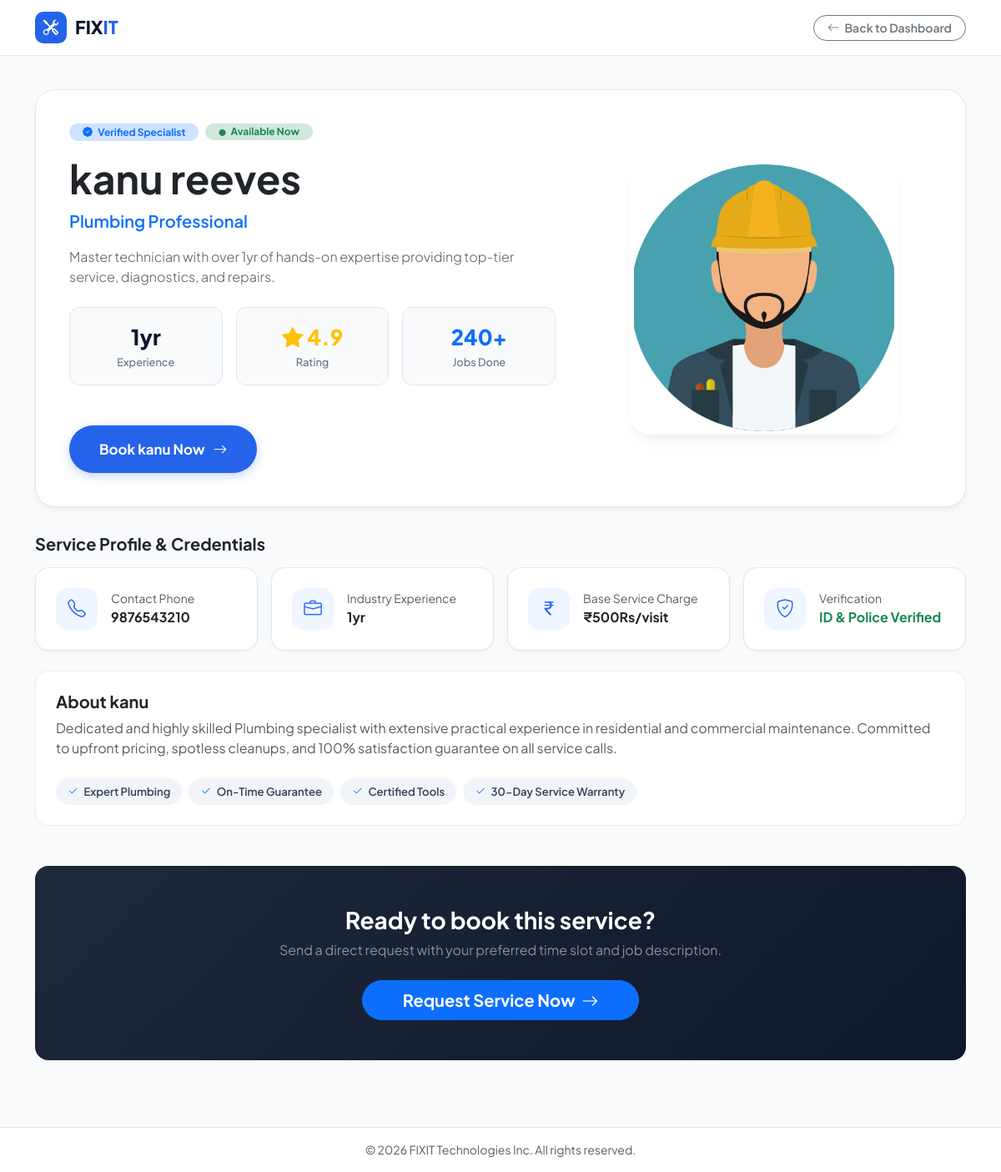
/worker/64/, run on the app's committed database.
### mainapp/models.py (models this page shows, shortened)
class Worker(models.Model):
    TITLE_CHOICES = [
        ('Mr', 'Mr.'),
        ('Ms', 'Ms.'),
    ]
    STATUS_CHOICES = [
        ('pending', 'Pending'),
        ('approved', 'Approved'),
        ('rejected', 'Rejected'),
    ]
    title = models.CharField(max_length=10, choices=TITLE_CHOICES, default='Mr')
    first_name = models.CharField(max_length=100)
    last_name = models.CharField(max_length=100)
    email = models.EmailField(max_length=100, unique=True)
    password = models.CharField(max_length=255)  # Hashed password storage
    gender = models.CharField(max_length=10, choices=[('Male', 'Male'), ('Female', 'Female')])
    phone = models.CharField(max_length=15)
    profession = models.TextField()
    experience = models.TextField()
    amount = models.TextField()
    status = models.BooleanField(default=True, )  # Worker availability
    is_approved = models.BooleanField(default=False)  # New field

### mainapp/views.py (the view)
# urls.py: path('worker/<int:worker_id>/', views.view_worker, name='view_worker'),
def view_worker(request, worker_id):
    worker = get_object_or_404(Worker, id=worker_id)
    return render(request, 'view_worker.html', {'worker': worker})

### mainapp/templates/view_worker.html (shortened to what this page needs)
{% load static %}
<!DOCTYPE html>
<html lang="en">
<head>
    <link href="https://cdn.jsdelivr.net/npm/bootstrap@5.3.3/dist/css/bootstrap.min.css" rel="stylesheet">
    <link rel="stylesheet" href="https://cdnjs.cloudflare.com/ajax/libs/bootstrap-icons/1.11.3/font/bootstrap-icons.min.css">
</head>
<body>
    <nav class="dash-navbar">
        <div class="container">
            <div class="d-flex align-items-center justify-content-between">
                <a class="brand-logo-wrap" href="{% url 'user_dashboard' %}">
                    <div class="brand-icon-box"><i class="bi bi-tools"></i></div>
                    <h1 class="brand-name">FIX<span>IT</span></h1>
                </a>
                <a href="{% url 'user_dashboard' %}" class="btn btn-outline-secondary btn-sm rounded-pill px-3 fw-semibold">
                    <i class="bi bi-arrow-left me-1"></i> Back to Dashboard
                </a>
            </div>
        </div>
    </nav>
    <main class="profile-page-content">
        <div class="container">
            <div class="profile-main-card">
                <div class="row align-items-center g-5">
                    <div class="col-lg-7">
                        <div class="d-flex align-items-center gap-2 mb-3">
                            <span class="badge bg-primary-subtle text-primary fw-bold px-3 py-1 rounded-pill">
                                <i class="bi bi-patch-check-fill me-1"></i> Verified Specialist
                            </span>
                            {% if worker.status %}
                            <span class="badge bg-success-subtle text-success fw-bold px-3 py-1 rounded-pill">
                                <i class="bi bi-circle-fill me-1" style="font-size: 0.5rem;"></i> Available Now
                            </span>
                            {% else %}
                            <span class="badge bg-danger-subtle text-danger fw-bold px-3 py-1 rounded-pill">
                                <i class="bi bi-circle-fill me-1" style="font-size: 0.5rem;"></i> Currently Busy
                            </span>
                            {% endif %}
                        </div>
                        <h1 class="fw-bold text-dark display-5 mb-2">{{ worker.first_name }} {{ worker.last_name }}</h1>
                        <p class="text-primary fw-semibold fs-5 mb-3">{{ worker.profession }} Professional</p>
                        <p class="text-muted mb-4 lead fs-6">
                            Master technician with over {{ worker.experience }} of hands-on expertise providing top-tier service, diagnostics, and repairs.
                        </p>
                        <div class="d-flex gap-3 mb-5">
                            <div class="stat-badge-box">
                                <div class="stat-value">{{ worker.experience }}</div>
                                <div class="stat-label">Experience</div>
                            </div>
                            <div class="stat-badge-box">
                                <div class="stat-value text-warning"><i class="bi bi-star-fill text-warning"></i> 4.9</div>
                                <div class="stat-label">Rating</div>
                            </div>
                            <div class="stat-badge-box">
                                <div class="stat-value text-primary">240+</div>
                                <div class="stat-label">Jobs Done</div>
                            </div>
                        </div>
                        <div>
                            {% if worker.status %}
                            <a href="{% url 'send_request' worker.id %}" class="btn-book-action">
                                Book {{ worker.first_name }} Now <i class="bi bi-arrow-right"></i>
                            </a>
                            {% else %}
                            <button class="btn btn-secondary rounded-pill px-4 py-3 fw-semibold" disabled>
                                <i class="bi bi-clock-history me-1"></i> Currently Busy / In Service
                            </button>
                            {% endif %}
                        </div>
                    </div>
                    <div class="col-lg-5 text-center">
                        <div class="worker-img-wrap">
                            <img src="{% if worker.gender == 'Male' %}{% static 'images/190691.png' %}{% elif worker.gender == 'Female' %}{% static 'images/female_avatarjpg.jpg' %}{% else %}{% static 'images/190691.png' %}{% endif %}"
                                alt="{{ worker.first_name }}" class="worker-img">
                        </div>
                    </div>
                </div>
            </div>
            <h3 class="fw-bold text-dark fs-5 mb-3">Service Profile & Credentials</h3>
            <div class="row g-3 mb-4">
                <div class="col-md-6 col-lg-3">
                    <div class="info-card">
                        <div class="info-icon-box"><i class="bi bi-telephone"></i></div>
                        <div>
                            <small class="text-muted d-block">Contact Phone</small>
                            <span class="fw-bold text-dark">{{ worker.phone }}</span>
                        </div>
                    </div>
                </div>
                <div class="col-md-6 col-lg-3">
                    <div class="info-card">
                        <div class="info-icon-box"><i class="bi bi-briefcase"></i></div>
                        <div>
                            <small class="text-muted d-block">Industry Experience</small>
                            <span class="fw-bold text-dark">{{ worker.experience }}</span>
                        </div>
                    </div>
                </div>
                <div class="col-md-6 col-lg-3">
                    <div class="info-card">
                        <div class="info-icon-box"><i class="bi bi-currency-rupee"></i></div>
                        <div>
                            <small class="text-muted d-block">Base Service Charge</small>
                            <span class="fw-bold text-dark">₹{{ worker.amount }}/visit</span>
                        </div>
                    </div>
                </div>
                <div class="col-md-6 col-lg-3">
                    <div class="info-card">
                        <div class="info-icon-box"><i class="bi bi-shield-check"></i></div>
                        <div>
                            <small class="text-muted d-block">Verification</small>
                            <span class="fw-bold text-success">ID & Police Verified</span>
                        </div>
                    </div>
                </div>
            </div>
            <div class="card border border-light-subtle rounded-4 p-4 bg-white mb-5">
                <h4 class="fw-bold text-dark fs-5 mb-2">About {{ worker.first_name }}</h4>
                <p class="text-muted mb-4">
                    Dedicated and highly skilled {{ worker.profession }} specialist with extensive practical experience in residential and commercial maintenance. Committed to upfront pricing, spotless cleanups, and 100% satisfaction guarantee on all service calls.
                </p>
                <div class="d-flex flex-wrap gap-2">
                    <span class="tag-pill"><i class="bi bi-check2 text-primary me-1"></i> Expert {{ worker.profession }}</span>
                    <span class="tag-pill"><i class="bi bi-check2 text-primary me-1"></i> On-Time Guarantee</span>
                    <span class="tag-pill"><i class="bi bi-check2 text-primary me-1"></i> Certified Tools</span>
                    <span class="tag-pill"><i class="bi bi-check2 text-primary me-1"></i> 30-Day Service Warranty</span>
                </div>
            </div>
            <div class="card border-0 rounded-4 p-5 text-center text-white" style="background: linear-gradient(135deg, #1e293b 0%, #0f172a 100%);">
                <h3 class="fw-bold mb-2">Ready to book this service?</h3>
                <p class="text-white-50 mb-4">Send a direct request with your preferred time slot and job description.</p>
                {% if worker.status %}
                <div>
                    <a href="{% url 'send_request' worker.id %}" class="btn btn-primary btn-lg rounded-pill px-5 fw-bold">
                        Request Service Now <i class="bi bi-arrow-right ms-1"></i>
                    </a>
                </div>
                {% else %}
                <div>
                    <button class="btn btn-secondary btn-lg rounded-pill px-5" disabled>Technician Currently Engaged</button>
                </div>
                {% endif %}
            </div>
        </div>
    </main>
    <footer class="border-top py-3 text-center text-muted small bg-white mt-auto">
        © 2026 FIXIT Technologies Inc. All rights reserved.
    </footer>
</body>
</html>

### mainapp/templates/view_worker.html (style rules this page uses)
:root { --bg-page: #f8fafc; --bg-card: #ffffff; --text-heading: #0f172a; --text-body: #334155; --text-muted: #64748b; --primary: #2563eb; --primary-hover: #1d4ed8; --primary-soft: #eff6ff; --border-color: #e2e8f0; --shadow-sm: 0 1px 3px rgba(15, 23, 42, 0.04), 0 1px 2px rgba(15, 23, 42, 0.02); --shadow-md: 0 4px 6px -1px rgba(15, 23, 42, 0.05), 0 2px 4px -2px rgba(15, 23, 42, 0.03); --shadow-lg: 0 10px 25px -5px rgba(15, 23, 42, 0.06), 0 8px 10px -6px rgba(15, 23, 42, 0.03); --radius-md: 12px; --radius-lg: 16px; --radius-xl: 24px; --transition: all 0.2s cubic-bezier(0.16, 1, 0.3, 1); }
html { scroll-behavior: smooth; }
body { background-color: var(--bg-page); color: var(--text-body); font-family: 'Plus Jakarta Sans', 'Inter', sans-serif; min-height: 100vh; display: flex; flex-direction: column; }
.dash-navbar { background: rgba(255, 255, 255, 0.92); backdrop-filter: blur(12px); border-bottom: 1px solid var(--border-color); padding: 14px 0; position: sticky; top: 0; z-index: 1030; }
.brand-logo-wrap { display: inline-flex; align-items: center; gap: 10px; text-decoration: none; }
.brand-icon-box { width: 38px; height: 38px; background: var(--primary); color: #ffffff; border-radius: 10px; display: flex; align-items: center; justify-content: center; font-size: 1.15rem; }
.brand-name { font-size: 1.35rem; font-weight: 800; color: var(--text-heading); margin: 0; }
.brand-name span { color: var(--primary); }
.profile-page-content { padding: 40px 0 80px; flex: 1; }
.profile-main-card { background: var(--bg-card); border: 1px solid var(--border-color); border-radius: var(--radius-xl); padding: 40px; box-shadow: var(--shadow-md); margin-bottom: 32px; }
.worker-img-wrap { width: 100%; max-width: 320px; margin: 0 auto; border-radius: var(--radius-xl); overflow: hidden; border: 4px solid #ffffff; box-shadow: var(--shadow-lg); position: relative; }
.worker-img { width: 100%; height: 320px; object-fit: cover; display: block; }
.stat-badge-box { background: #f8fafc; border: 1px solid var(--border-color); border-radius: var(--radius-md); padding: 16px 20px; text-align: center; flex: 1; }
.stat-value { font-size: 1.6rem; font-weight: 800; color: var(--text-heading); margin-bottom: 2px; }
.stat-label { font-size: 0.8rem; color: var(--text-muted); margin-bottom: 0; font-weight: 500; }
.info-card { background: var(--bg-card); border: 1px solid var(--border-color); border-radius: var(--radius-lg); padding: 24px; box-shadow: var(--shadow-sm); height: 100%; display: flex; align-items: center; gap: 16px; }
.info-icon-box { width: 50px; height: 50px; border-radius: 14px; background: var(--primary-soft); color: var(--primary); display: flex; align-items: center; justify-content: center; font-size: 1.35rem; flex-shrink: 0; }
.btn-book-action { background: var(--primary); color: #ffffff !important; font-weight: 700; font-size: 1.05rem; padding: 16px 36px; border-radius: 50px; border: none; display: inline-flex; align-items: center; gap: 10px; text-decoration: none; transition: var(--transition); box-shadow: 0 4px 12px rgba(37, 99, 235, 0.25); }
.tag-pill { background: #f1f5f9; color: var(--text-body); padding: 6px 14px; border-radius: 50px; font-size: 0.82rem; font-weight: 600; display: inline-block; }

### data on the page
Worker: first_name "kanu", last_name "reeves", profession "Plumbing", experience "1yr", phone "9876543210", amount "500Rs"
